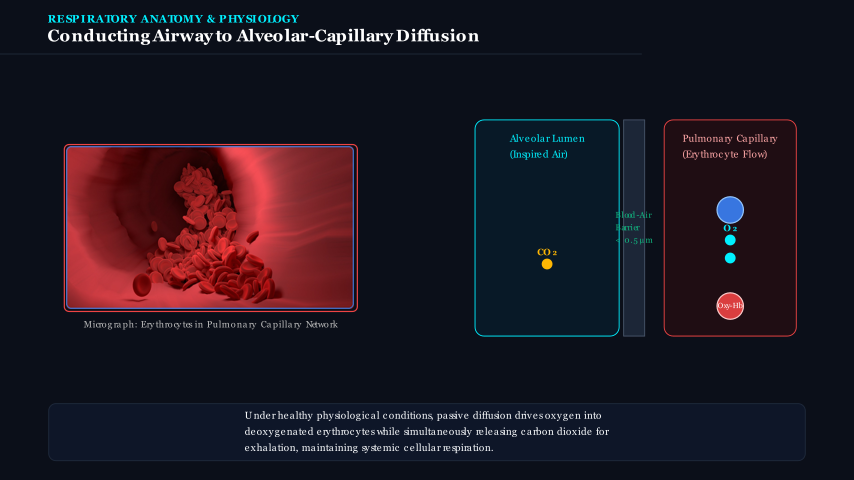
#> input picture media/showcase/images/Scene01_ManimCE_v0.19.0.png, 854 x 480 px
$ python -i preprocessor.py   (imports and definitions only)
#> lines starting #> are read from the running program, lines starting #| are printed output that depends on the picture
#> further down, picture is the input picture: PIL image 854x480 RGBA; mean R, G, B, A 30.6, 23.1, 33.4, 255
"""Image pre-processing and legibility conditioning for video assets.

Ensures real-world photography and graphics maintain WCAG text contrast,
standard 16:9 framing, and clean transparency cutouts.
"""

from __future__ import annotations

import math
from pathlib import Path
from PIL import Image, ImageDraw, ImageEnhance, ImageFilter, ImageOps


# [26 lines left out: function crop_to_aspect_ratio, not called in this run]


def apply_background_scrim(
    image: Image.Image,
    darkness: float = 0.40,
    blur_radius: float = 1.5,
) -> Image.Image:
    """Darken and apply a subtle vignette + blur to create a high-contrast background."""
#> called with darkness = 0.4, blur_radius = 1.5
    img = image.convert("RGBA")
    w, h = img.size
#> w = 854; h = 480

    # 1. Subtle blur to reduce high-frequency photographic noise behind text
    if blur_radius > 0:
        img = img.filter(ImageFilter.GaussianBlur(radius=blur_radius))
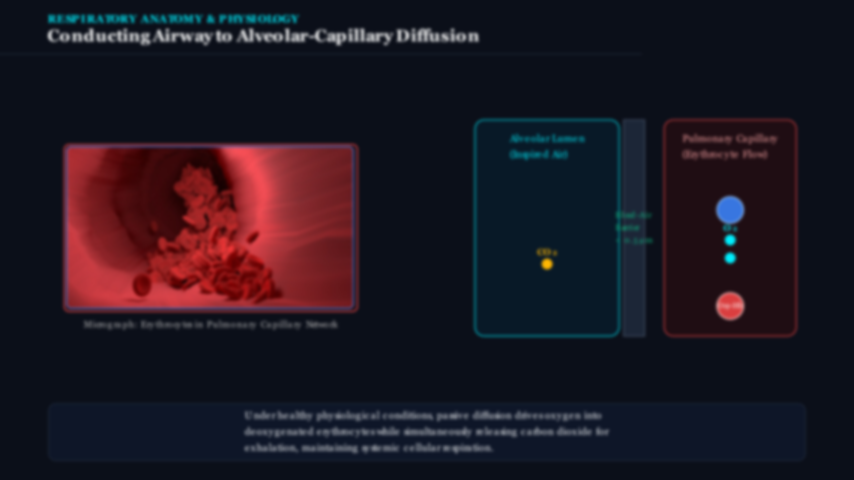
#> img: PIL image 854x480 RGBA; mean R, G, B, A 30.6, 23.1, 33.4, 255

    # 2. Base darkening layer (dark slate #080c14 with alpha)
    overlay = Image.new("RGBA", (w, h), (8, 12, 20, int((1.0 - darkness) * 255)))
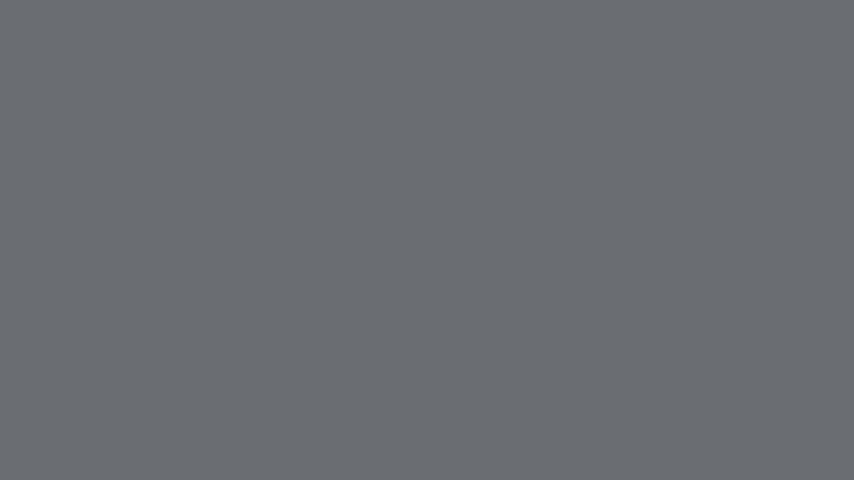
#> overlay: PIL image 854x480 RGBA; mean R, G, B, A 8, 12, 20, 153; transparent parts drawn white
    img = Image.alpha_composite(img, overlay)
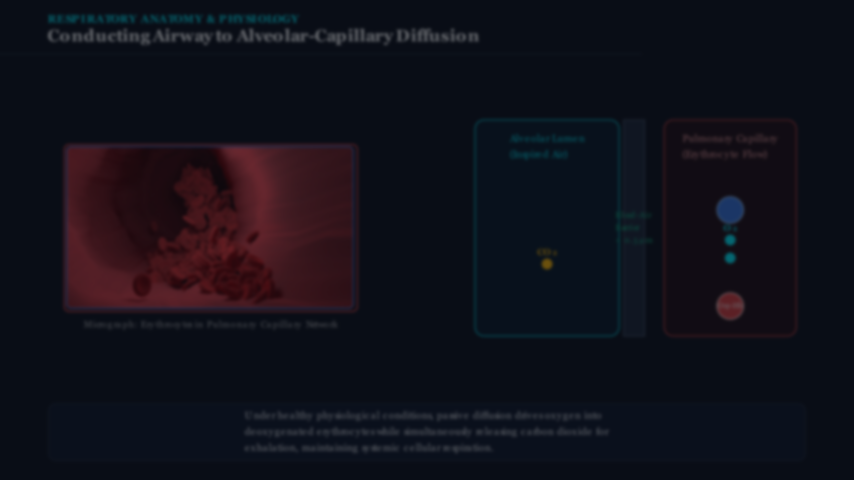
#> img: PIL image 854x480 RGBA; mean R, G, B, A 16.9, 16.3, 25.4, 255

    # 3. Radial dark vignette
    vignette = Image.new("L", (w, h), 0)
#> vignette: PIL image 854x480 L; every value is 0
    draw = ImageDraw.Draw(vignette)
    cx, cy = w / 2, h / 2
#> cx = 427; cy = 240
    max_radius = math.hypot(cx, cy)
#> max_radius = 489.8

    # Draw gradient rings
    steps = 40
    for i in range(steps):
        r = max_radius * (i / steps)
        # Alpha ramps up towards outer edges
        alpha = int((i / steps) ** 1.8 * 140)
        draw.ellipse([cx - r, cy - r, cx + r, cy + r], outline=alpha, width=int(max_radius / steps) + 2)

    vignette_color = Image.new("RGBA", (w, h), (4, 6, 10, 0))
    vignette_color.putalpha(vignette)
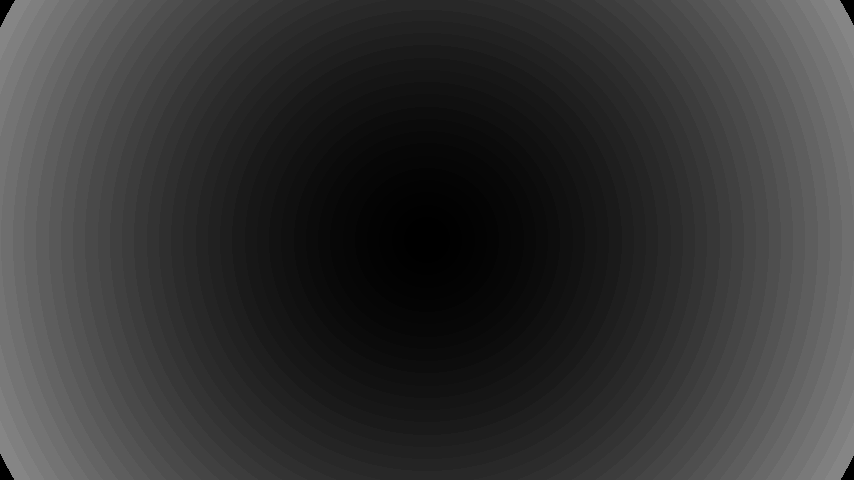
#> vignette: PIL image 854x480 L; min 0, max 133, mean 52.4
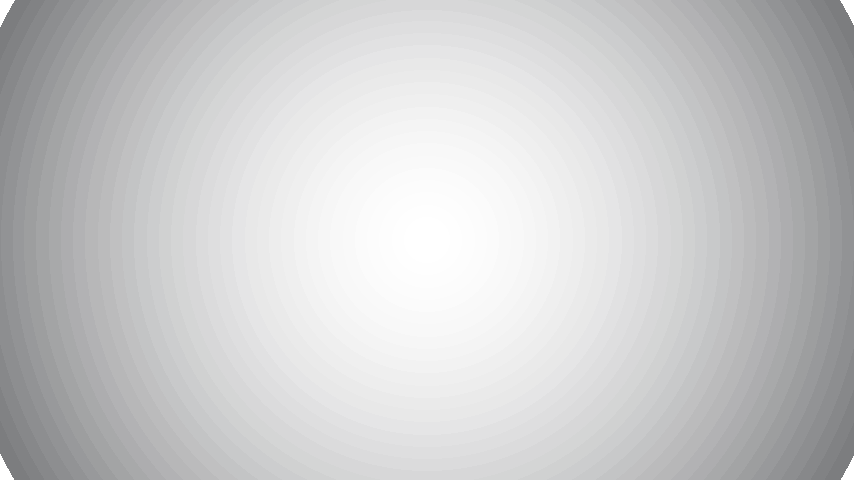
#> vignette_color: PIL image 854x480 RGBA; mean R, G, B, A 4, 6, 10, 52.4; transparent parts drawn white
    img = Image.alpha_composite(img, vignette_color)

    return img.convert("RGB")


# [80 lines left out: functions create_asset_card, prepare_scene_asset, not called in this run]

>>> from PIL import Image
>>> picture = Image.open('../../media/showcase/images/Scene01_ManimCE_v0.19.0.png')
>>> result = apply_background_scrim(picture)

$ run again, on media/showcase/images/Scene02_ManimCE_v0.19.0.png
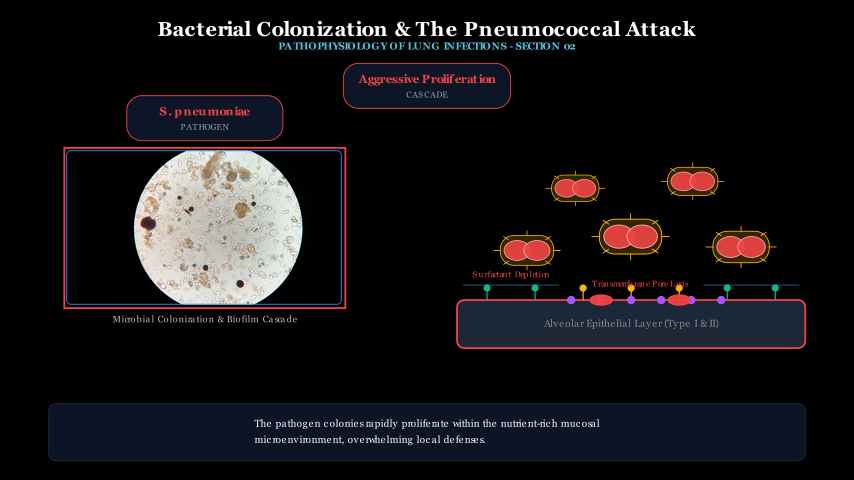
#> input picture media/showcase/images/Scene02_ManimCE_v0.19.0.png, 854 x 480 px
#> picture is the input picture: PIL image 854x480 RGBA; mean R, G, B, A 22.8, 20.7, 22.8, 255
#> in apply_background_scrim, `img = img.filter(ImageFilter.GaussianBlur(radius=blur_radius))`:
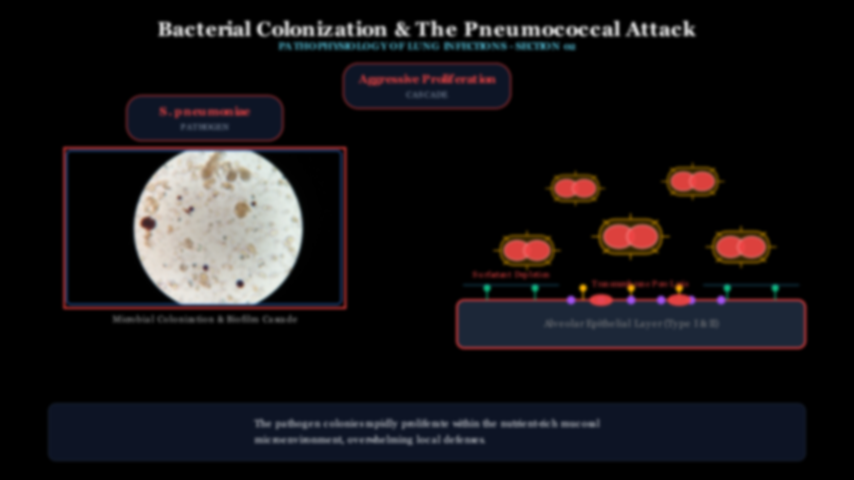
#> img: PIL image 854x480 RGBA; mean R, G, B, A 22.8, 20.7, 22.8, 255
#> in apply_background_scrim, `img = Image.alpha_composite(img, overlay)`:
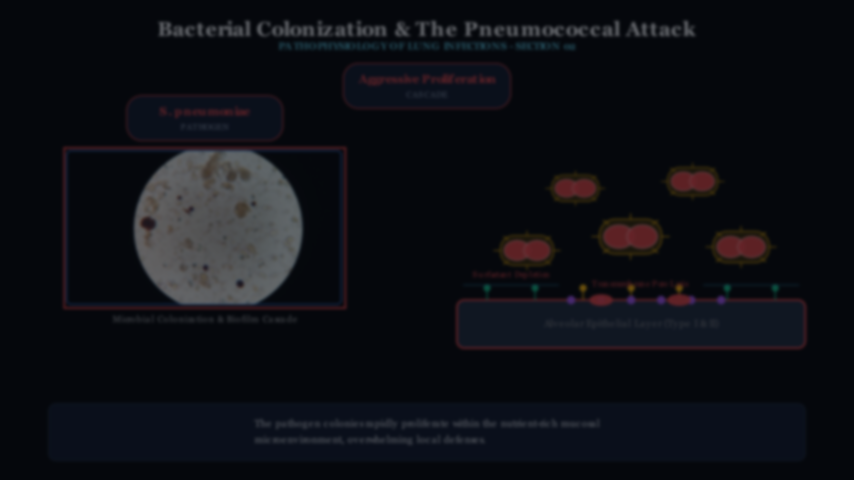
#> img: PIL image 854x480 RGBA; mean R, G, B, A 14, 15.3, 21.1, 255

$ run again, on media/showcase/images/Scene03_ManimCE_v0.19.0.png
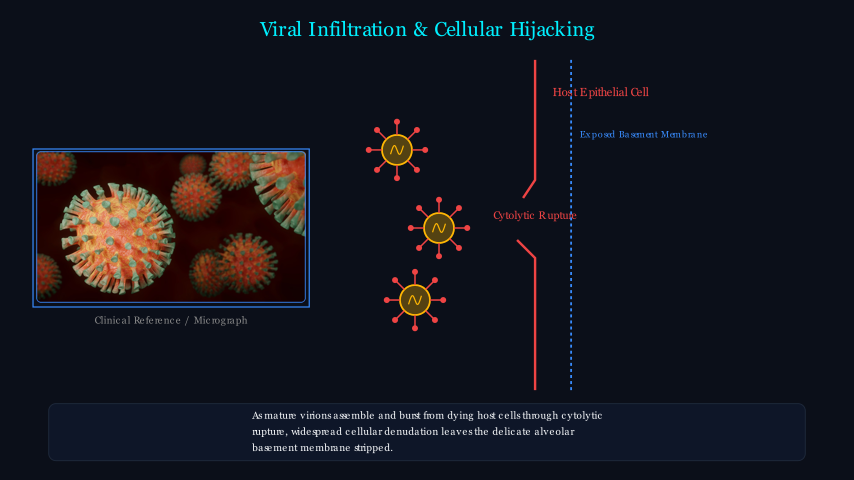
#> input picture media/showcase/images/Scene03_ManimCE_v0.19.0.png, 854 x 480 px
#> picture is the input picture: PIL image 854x480 RGBA; mean R, G, B, A 21.7, 22.2, 30.2, 255
#> in apply_background_scrim, `img = img.filter(ImageFilter.GaussianBlur(radius=blur_radius))`:
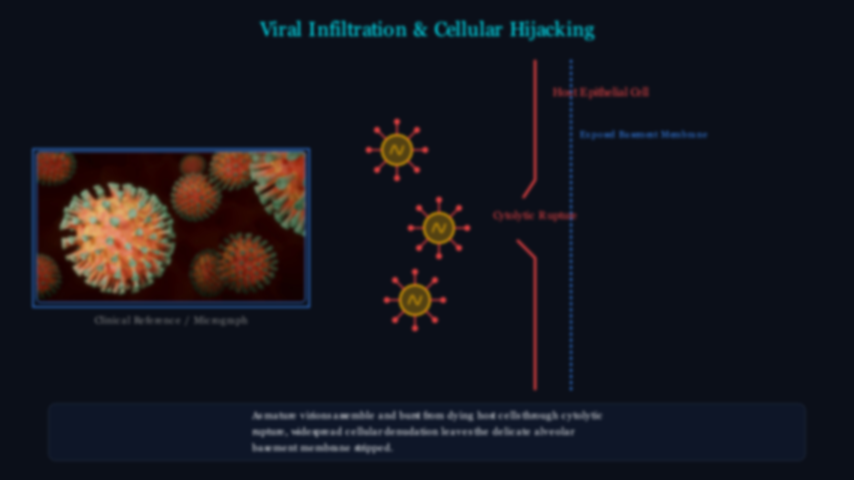
#> img: PIL image 854x480 RGBA; mean R, G, B, A 21.7, 22.2, 30.2, 255
#> in apply_background_scrim, `img = Image.alpha_composite(img, overlay)`:
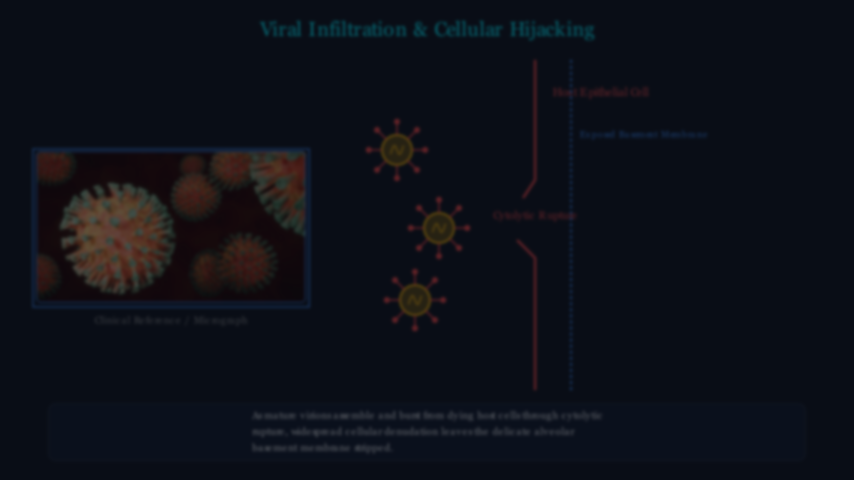
#> img: PIL image 854x480 RGBA; mean R, G, B, A 13.3, 15.9, 24.1, 255

$ run again, on media/showcase/images/Scene04_ManimCE_v0.19.0.png
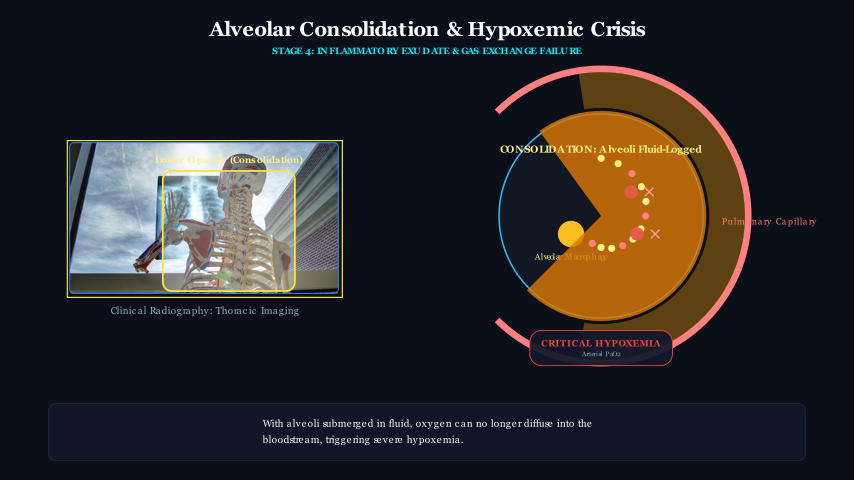
#> input picture media/showcase/images/Scene04_ManimCE_v0.19.0.png, 854 x 480 px
#> picture is the input picture: PIL image 854x480 RGBA; mean R, G, B, A 43.7, 41.4, 42.8, 255
#> in apply_background_scrim, `img = img.filter(ImageFilter.GaussianBlur(radius=blur_radius))`:
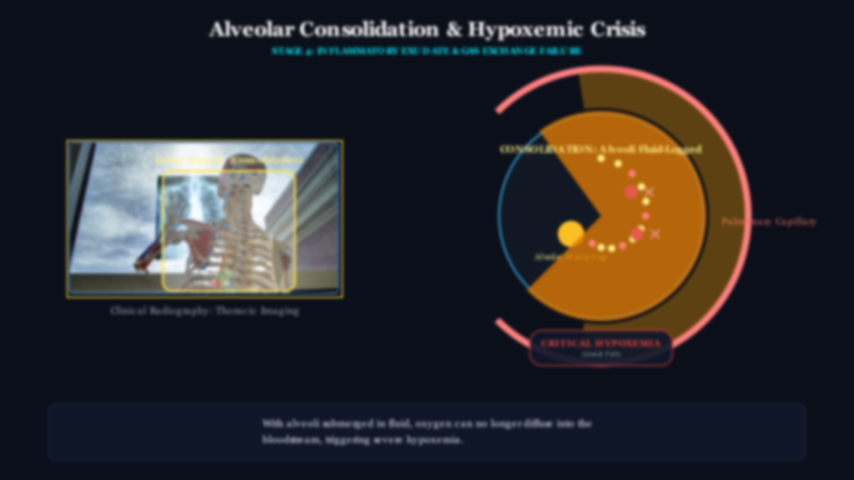
#> img: PIL image 854x480 RGBA; mean R, G, B, A 43.7, 41.4, 42.8, 255
#> in apply_background_scrim, `img = Image.alpha_composite(img, overlay)`:
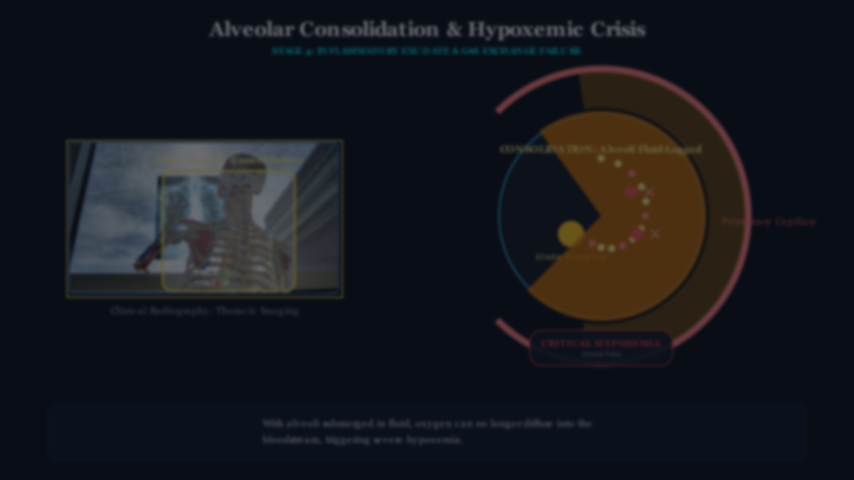
#> img: PIL image 854x480 RGBA; mean R, G, B, A 22.1, 23.7, 29.1, 255
